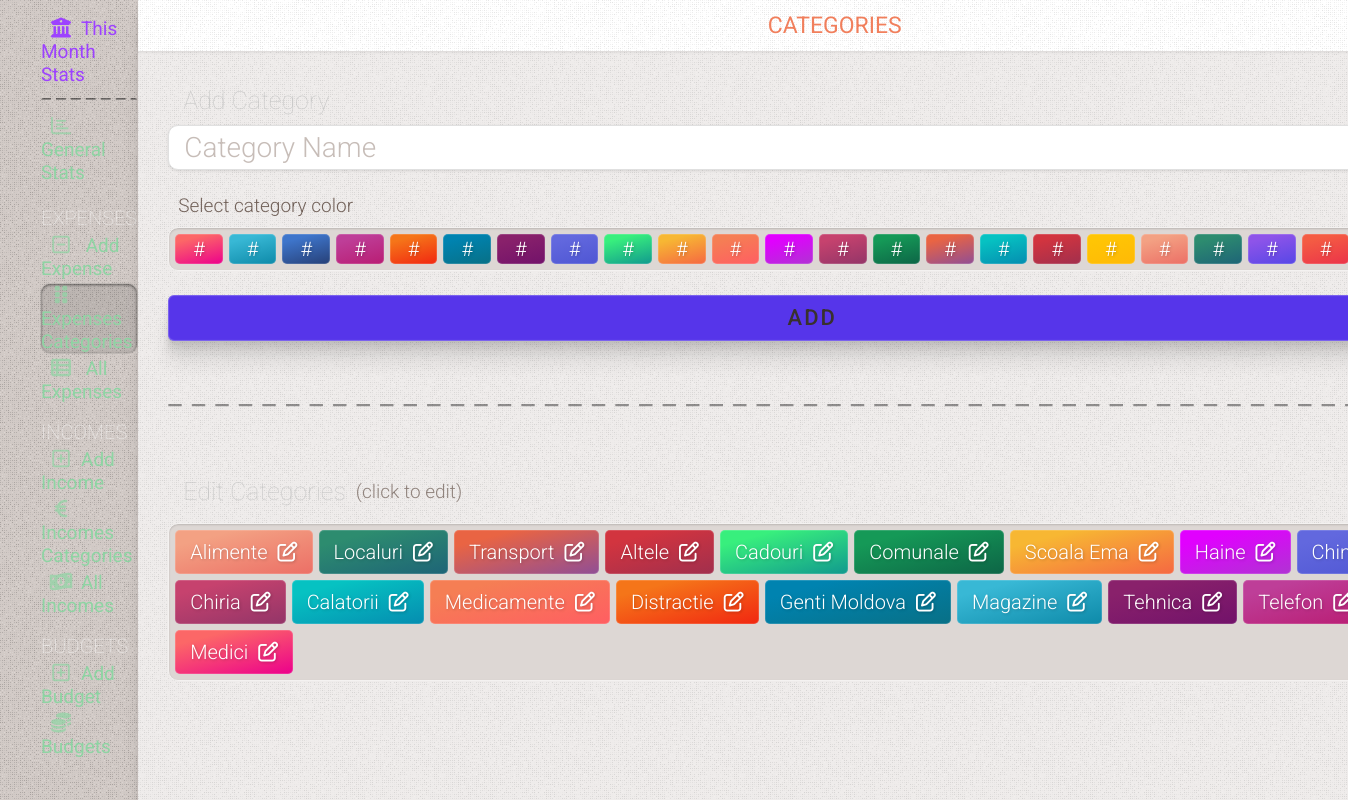
The page /categories on the database as committed earlier.
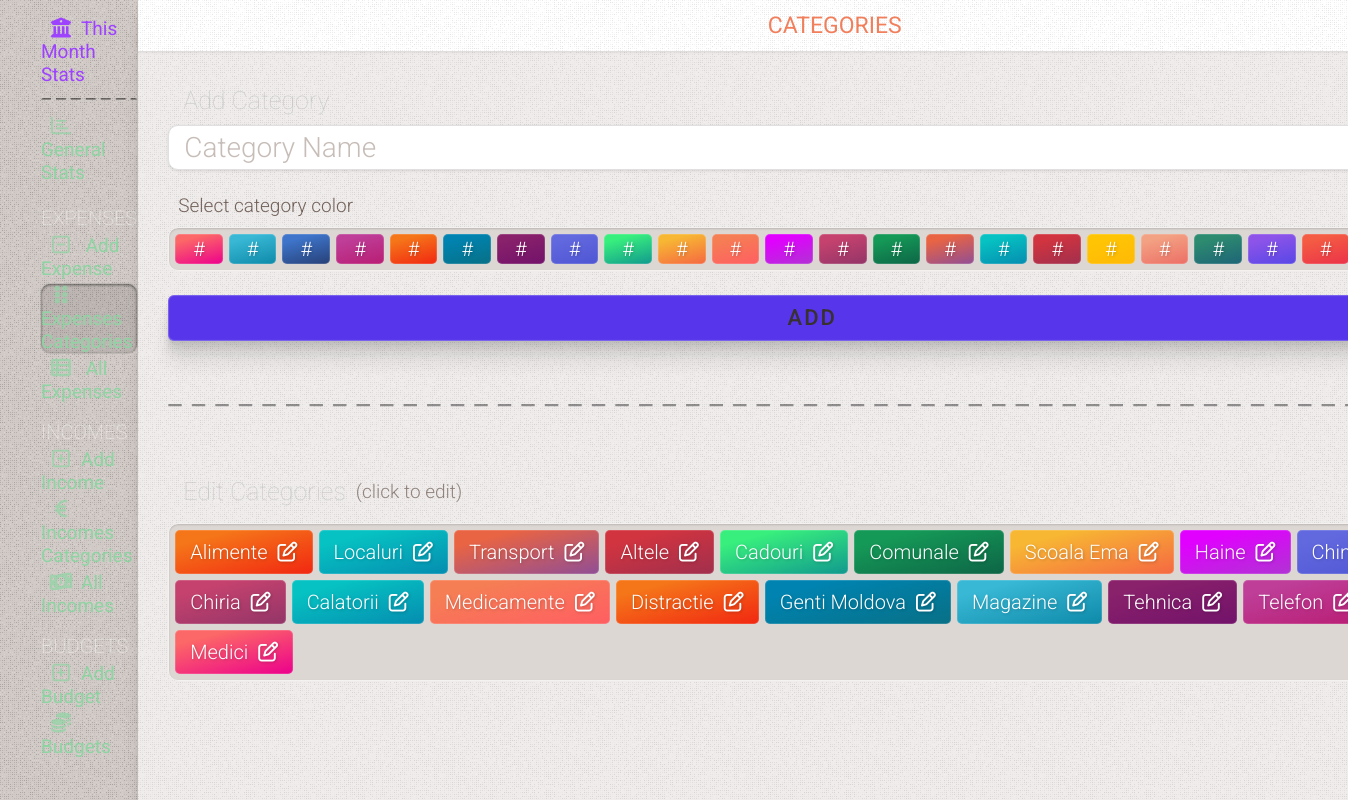
The same page on the database as committed later.
### tables this page shows
CREATE TABLE categories
(
    id    INTEGER PRIMARY KEY AUTOINCREMENT,
    name  TEXT NOT NULL,
    color TEXT,
    state TEXT DEFAULT false
);

### app.py (the view, shortened to what this page needs)
@app.route('/categories', methods=('GET', 'POST'))
def categories():
    conn = get_db_connection()
    categories = conn.execute(
        "SELECT categories.id as cid, categories.name as name, color as color, categories.state, count(expenses.sum) as count "
        "FROM categories "
        "LEFT JOIN expenses on categories.id = expenses.category "
        # "WHERE categories.state is not 'true' "
        "GROUP BY name "
        "ORDER BY categories.state , count DESC"
    ).fetchall()
    conn.close()
    return render_template('categories.html', title='Categories', gradient='text-gradient-red',
                           categories=categories)

### app.py (called while the page is built)
def get_db_connection():
    conn = sqlite3.connect('static/database.db')
    conn.row_factory = sqlite3.Row
    return conn

### templates/categories.html (shortened to what this page needs)
{% extends 'base.html' %} {% block content %}
	<div class="page_title {{ gradient }}" >
		<span >{% block title %} {{ title }} {% endblock %}</span >
	</div >
	<div class="content flex flex-col gap-15" >
	<div >
		<div class="subtitle2 mt-15" >Add Category</div >
		<form method="post" >
			<div class="form-group" >
				<input type="text" name="category" placeholder="Category Name" class="big-input"
							 value="{{ request.form['category'] }}" />
			</div >
			<div class="subtitle3 mt-24" >Select category color</div >
			<div class="radio-group category-group category-group-color" >
				{% for i in range(23) %}
					<label for="gradient_{{ i }}" class="gradient_{{ i }}" ><span >#</span ></label >
				{% endfor %}
			</div >
			<div class="form-buttons mt-24" >
				<button type="submit" class="send-button" name="cat" >Add</button >
			</div >
		</form >
	</div >
	<div class="divider" ></div >
	<div >
		<div class="mt-24 subtitle2 inline-flex flex-wrap items-center" >Edit Categories
			<div class="subtitle3 mt-10" > (click to edit)</div >
		</div >
		<div class=" flex flex-wrap radio-group category-group  category-group-color category-group-edit" >
			{% for category in categories %}
				<label class="badge {{ category['color'] }} {% if category['state'] == 'true' %} hide-category {% endif %}" >
					<a href="/edit-category/{{ category['cid'] }}" >{{ category['name'] }}
						<i class="fa-regular fa-pen-to-square" ></i >
					</a >
				</label >
			{% endfor %}
		</div >
	</div >
{% endblock %}

### templates/base.html (shortened to what this page needs)
<!DOCTYPE html>
<html lang="en" class="dark-theme" >
<head >
	<link rel="stylesheet" href="{{ url_for('static', filename= 'css/splide.min.css') }}" />
	<link rel="stylesheet" href="https://cdnjs.cloudflare.com/ajax/libs/font-awesome/6.0.0-beta3/css/all.min.css" />
	<link rel="stylesheet" href="{{ url_for('static', filename= 'css/mmenu.css') }}" />
	<link rel="stylesheet" href="{{ url_for('static', filename= 'css/styles.css') }}" />
</head >
<body class="w-full flex flex-col" >
<div class="flex container w-full h-full flex-1" >
	<nav id="menu" >
		<ul class="list-menu" >
			<li {% if request.path == '/' %} class="active" {% endif %}>
				<a href="{{ url_for('index') }}" class="home-link" ><i class="fa-solid fa-bank" ></i >This Month Stats</a >
			</li >
			<li class="home-link-divider" ></li >
			<li class="list-stats {% if request.path == '/stats' %} active {% endif %}" ><a href="{{ url_for('stats') }}" ><i
					class="fa-regular fa-chart-bar" ></i >General Stats</a >
			</li >
			<li class="list-title mt-20" ><span >Expenses</span >
			<li class="list-expense {% if request.path == '/add' %} active {% endif %}" ><a href="{{ url_for('add') }}" >
				<i class="fa fa-regular fa-square-minus" ></i >
				Add Expense</a >
			</li >
			<li class="list-expense {% if request.path == '/categories' or title == 'Edit Category' or title == 'Edit Subcategory' %} active {% endif %}" >
				<a href="{{ url_for('categories') }}" >
					<i class="fa fa-grip-vertical" ></i >
					Expenses Categories</a >
			</li >
			<li class="list-expense {% if request.path == '/all-expenses' or title == 'Edit Expense' %} active {% endif %}" >
				<a href="{{ url_for('all_expenses') }}" >
					<i class="fa fa-solid fa-table-list" ></i >
					All Expenses</a >
			</li >
			<li class="list-title" ><span >Incomes</span >
			<li class="list-income {% if request.path == '/add_income' %} active {% endif %}" ><a
					href="{{ url_for('add_income') }}" ><i class="fa fa-regular fa-square-plus" ></i >Add
																																														Income</a >
			</li >
			<li class="list-income {% if request.path == '/categories_income' or title == 'Edit Category Income' %} active {% endif %}" >
				<a href="{{ url_for('categories_income') }}" ><i class="fa fa-solid fa-euro-sign" ></i >Incomes
																																																Categories</a >
			</li >
			<li class="list-income {% if request.path == '/incomes' or title == 'Edit Income' %} active {% endif %}" ><a
					href="{{ url_for('incomes') }}" ><i class="fa fa-solid fa-money-bill-1-wave" ></i >All
																																														 Incomes</a >
			</li >
			<li class="list-title" ><span >Budgets</span >
			<li class="list-budget {% if request.path == '/add_budget' %} active {% endif %}" ><a
					href="{{ url_for('add_budget') }}" ><i class="fa fa-regular fa-square-plus" ></i >Add
																																														Budget</a >
			</li >
			<li class="list-budget {% if request.path == '/budgets' or title == 'Edit Budget' %} active {% endif %}" ><a
					href="{{ url_for('budgets') }}" ><i class="fa-solid fa-coins" ></i >Budgets</a ></li >
		</ul >
	</nav >
	<div class="right-container overflow--hidden flex-1 " >
		{% block content %} {% endblock %}
	</div >
</div >
<link rel="stylesheet" href="https://cdn.jsdelivr.net/npm/flatpickr/dist/flatpickr.min.css" >
</body >
</html >

### static/css/mmenu.css (style rules this page uses)
:root { --mm-line-height: 20px; --mm-listitem-size: 38px; --mm-navbar-size: 44px; --mm-offset-top: 0; --mm-offset-right: 0; --mm-offset-bottom: 0; --mm-offset-left: 0; --mm-color-border: rgba(0, 0, 0, 0.1); --mm-color-button: rgba(0, 0, 0, 0.3); --mm-color-text: rgba(0, 0, 0, 0.75); --mm-color-text-dimmed: rgba(0, 0, 0, 0.3); --mm-color-background: #f3f3f3; --mm-color-background-highlight: rgba(0, 0, 0, 0.05); --mm-color-background-emphasis: rgba(255, 255, 255, 0.4); --mm-shadow: 0 0 10px rgba(0, 0, 0, 0.3) }
:root { --mm-iconbar-size: 50px }
:root { --mm-iconpanel-size: 50px }
:root { --mm-sidebar-collapsed-size: 50px; --mm-sidebar-expanded-size: 440px }

Rows that differ between the two databases and show on the page:
changed categories "Alimente": color "gradient_18" → "gradient_4" (drawn)
changed categories "Localuri": color "gradient_19" → "gradient_15" (drawn)
